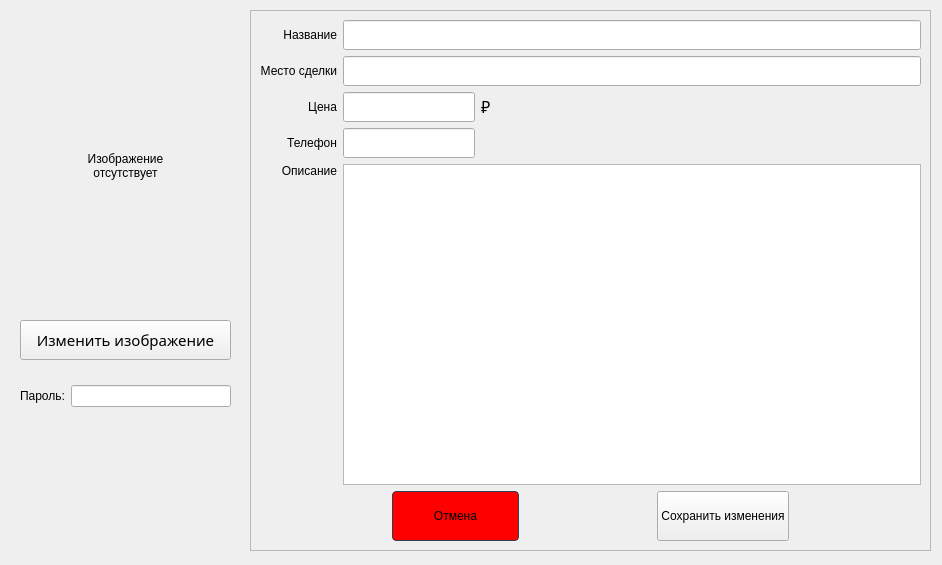
<?xml version="1.0" encoding="UTF-8"?>
<ui version="4.0">
 <class>EditRecord</class>
 <widget class="QWidget" name="EditRecord">
  <property name="geometry">
   <rect>
    <x>0</x>
    <y>0</y>
    <width>942</width>
    <height>565</height>
   </rect>
  </property>
  <property name="windowTitle">
   <string>Редактировать объявление</string>
  </property>
  <property name="windowIcon">
   <iconset resource="resources/resources.qrc">
    <normaloff>:/images/ico.png</normaloff>:/images/ico.png</iconset>
  </property>
  <widget class="QLabel" name="picture">
   <property name="geometry">
    <rect>
     <x>20</x>
     <y>20</y>
     <width>211</width>
     <height>291</height>
    </rect>
   </property>
   <property name="text">
    <string>Изображение
отсутствует</string>
   </property>
   <property name="alignment">
    <set>Qt::AlignCenter</set>
   </property>
  </widget>
  <widget class="QPushButton" name="uploadPicture">
   <property name="geometry">
    <rect>
     <x>20</x>
     <y>320</y>
     <width>211</width>
     <height>40</height>
    </rect>
   </property>
   <property name="font">
    <font>
     <family>Calibri Light</family>
     <pointsize>11</pointsize>
    </font>
   </property>
   <property name="text">
    <string>Изменить изображение</string>
   </property>
  </widget>
  <widget class="QScrollArea" name="scrollArea">
   <property name="geometry">
    <rect>
     <x>250</x>
     <y>10</y>
     <width>681</width>
     <height>541</height>
    </rect>
   </property>
   <property name="widgetResizable">
    <bool>true</bool>
   </property>
   <widget class="QWidget" name="scrollAreaWidgetContents">
    <property name="geometry">
     <rect>
      <x>0</x>
      <y>0</y>
      <width>679</width>
      <height>539</height>
     </rect>
    </property>
    <layout class="QVBoxLayout" name="verticalLayout">
     <item>
      <layout class="QVBoxLayout" name="verticalLayout_3">
       <item>
        <layout class="QGridLayout" name="gridLayout_2">
         <item row="2" column="1">
          <layout class="QHBoxLayout" name="horizontalLayout_4">
           <item>
            <widget class="QLineEdit" name="priceLineEdit">
             <property name="minimumSize">
              <size>
               <width>0</width>
               <height>26</height>
              </size>
             </property>
             <property name="font">
              <font>
               <family>Calibri Light</family>
               <pointsize>11</pointsize>
              </font>
             </property>
             <property name="toolTip">
              <string>&lt;html&gt;&lt;head/&gt;&lt;body&gt;&lt;p&gt;&lt;br/&gt;&lt;/p&gt;&lt;/body&gt;&lt;/html&gt;</string>
             </property>
             <property name="styleSheet">
              <string notr="true"/>
             </property>
             <property name="text">
              <string/>
             </property>
             <property name="alignment">
              <set>Qt::AlignLeading|Qt::AlignLeft|Qt::AlignVCenter</set>
             </property>
            </widget>
           </item>
           <item>
            <widget class="QLabel" name="label_7">
             <property name="minimumSize">
              <size>
               <width>440</width>
               <height>0</height>
              </size>
             </property>
             <property name="text">
              <string>&lt;html&gt;&lt;head/&gt;&lt;body&gt;&lt;p&gt;&lt;span style=&quot; font-size:12pt;&quot;&gt;₽&lt;/span&gt;&lt;/p&gt;&lt;/body&gt;&lt;/html&gt;</string>
             </property>
            </widget>
           </item>
          </layout>
         </item>
         <item row="4" column="1">
          <widget class="QTextEdit" name="descriptionTextEdit">
           <property name="font">
            <font>
             <family>Calibri Light</family>
             <pointsize>11</pointsize>
            </font>
           </property>
           <property name="lineWidth">
            <number>1</number>
           </property>
          </widget>
         </item>
         <item row="0" column="0">
          <widget class="QLabel" name="label">
           <property name="text">
            <string>Название</string>
           </property>
           <property name="alignment">
            <set>Qt::AlignRight|Qt::AlignTrailing|Qt::AlignVCenter</set>
           </property>
          </widget>
         </item>
         <item row="1" column="1">
          <layout class="QHBoxLayout" name="horizontalLayout">
           <item>
            <widget class="QLineEdit" name="placeLineEdit">
             <property name="minimumSize">
              <size>
               <width>0</width>
               <height>26</height>
              </size>
             </property>
             <property name="font">
              <font>
               <family>Calibri Light</family>
               <pointsize>11</pointsize>
              </font>
             </property>
            </widget>
           </item>
          </layout>
         </item>
         <item row="0" column="1">
          <widget class="QLineEdit" name="titleLineEdit">
           <property name="font">
            <font>
             <family>Calibri Light</family>
             <pointsize>11</pointsize>
            </font>
           </property>
          </widget>
         </item>
         <item row="4" column="0">
          <widget class="QLabel" name="label_4">
           <property name="text">
            <string>Описание</string>
           </property>
           <property name="alignment">
            <set>Qt::AlignRight|Qt::AlignTop|Qt::AlignTrailing</set>
           </property>
          </widget>
         </item>
         <item row="3" column="0">
          <widget class="QLabel" name="label_5">
           <property name="text">
            <string>Телефон</string>
           </property>
           <property name="alignment">
            <set>Qt::AlignRight|Qt::AlignTrailing|Qt::AlignVCenter</set>
           </property>
          </widget>
         </item>
         <item row="3" column="1">
          <layout class="QHBoxLayout" name="horizontalLayout_6">
           <item>
            <widget class="QLineEdit" name="telephoneLineEdit">
             <property name="sizePolicy">
              <sizepolicy hsizetype="Expanding" vsizetype="Fixed">
               <horstretch>0</horstretch>
               <verstretch>0</verstretch>
              </sizepolicy>
             </property>
             <property name="minimumSize">
              <size>
               <width>0</width>
               <height>26</height>
              </size>
             </property>
             <property name="font">
              <font>
               <family>Calibri Light</family>
               <pointsize>11</pointsize>
              </font>
             </property>
             <property name="text">
              <string/>
             </property>
            </widget>
           </item>
           <item>
            <widget class="QLabel" name="label_8">
             <property name="minimumSize">
              <size>
               <width>440</width>
               <height>0</height>
              </size>
             </property>
             <property name="text">
              <string/>
             </property>
            </widget>
           </item>
          </layout>
         </item>
         <item row="2" column="0">
          <widget class="QLabel" name="label_3">
           <property name="text">
            <string>Цена</string>
           </property>
           <property name="alignment">
            <set>Qt::AlignRight|Qt::AlignTrailing|Qt::AlignVCenter</set>
           </property>
          </widget>
         </item>
         <item row="1" column="0">
          <widget class="QLabel" name="label_2">
           <property name="text">
            <string>Место сделки</string>
           </property>
           <property name="alignment">
            <set>Qt::AlignRight|Qt::AlignTrailing|Qt::AlignVCenter</set>
           </property>
          </widget>
         </item>
        </layout>
       </item>
       <item>
        <layout class="QHBoxLayout" name="horizontalLayout_3">
         <item>
          <widget class="QLabel" name="label_22">
           <property name="text">
            <string/>
           </property>
          </widget>
         </item>
         <item>
          <widget class="QPushButton" name="CancelButton">
           <property name="sizePolicy">
            <sizepolicy hsizetype="Minimum" vsizetype="Fixed">
             <horstretch>0</horstretch>
             <verstretch>0</verstretch>
            </sizepolicy>
           </property>
           <property name="styleSheet">
            <string notr="true">QPushButton {
  background-color: #FF0000;
  border: 1px solid #32414B;
  color: #000000;
  border-radius: 4px;
  padding: 3px;
  outline: none;
  /* Issue #194 - Special case of QPushButton inside dialogs, for better UI */
  min-width: 80px;
}

QPushButton:disabled {
  background-color: #32414B;
  border: 1px solid #32414B;
  color: #787878;
  border-radius: 4px;
  padding: 3px;
}

QPushButton:checked {
  background-color: #32414B;
  border: 1px solid #32414B;
  border-radius: 4px;
  padding: 3px;
  outline: none;
}

QPushButton:checked:disabled {
  background-color: #19232D;
  border: 1px solid #32414B;
  color: #787878;
  border-radius: 4px;
  padding: 3px;
  outline: none;
}

QPushButton:checked:selected {
  background: #1464A0;
  color: #32414B;
}

QPushButton::menu-indicator {
  subcontrol-origin: padding;
  subcontrol-position: bottom right;
  bottom: 4px;
}

QPushButton:pressed {
  background-color: #FFFFFF;
  border: 1px solid #19232D;
}

QPushButton:pressed:hover {
  border: 1px solid #148CD2;
}

QPushButton:hover {
  border: 1px solid #148CD2;
  color: #F0F0F0;
}

QPushButton:selected {
  background: #1464A0;
  color: #32414B;
}

QPushButton:hover {
  border: 3px solid #148CD2;
  color: #00116B;
}

QPushButton:focus {
  border: 1px solid #1464A0;
}
</string>
           </property>
           <property name="text">
            <string>
Отмена
</string>
           </property>
          </widget>
         </item>
         <item>
          <widget class="QLabel" name="label_21">
           <property name="text">
            <string/>
           </property>
          </widget>
         </item>
         <item>
          <widget class="QPushButton" name="SaveButton">
           <property name="styleSheet">
            <string notr="true">QPushButton {
  background-color: #0BDA51;
  border: 1px solid #32414B;
  color: #000000;
  border-radius: 4px;
  padding: 3px;
  outline: none;
  /* Issue #194 - Special case of QPushButton inside dialogs, for better UI */
  min-width: 80px;
}

QPushButton:disabled {
  background-color: #32414B;
  border: 1px solid #32414B;
  color: #787878;
  border-radius: 4px;
  padding: 3px;
}

QPushButton:checked {
  background-color: #32414B;
  border: 1px solid #32414B;
  border-radius: 4px;
  padding: 3px;
  outline: none;
}

QPushButton:checked:disabled {
  background-color: #19232D;
  border: 1px solid #32414B;
  color: #787878;
  border-radius: 4px;
  padding: 3px;
  outline: none;
}

QPushButton:checked:selected {
  background: #1464A0;
  color: #32414B;
}

QPushButton::menu-indicator {
  subcontrol-origin: padding;
  subcontrol-position: bottom right;
  bottom: 4px;
}

QPushButton:pressed {
  background-color: #FFFFFF;
  border: 1px solid #19232D;
}

QPushButton:pressed:hover {
  border: 1px solid #148CD2;
}

QPushButton:hover {
  border: 1px solid #148CD2;
  color: #F0F0F0;
}

QPushButton:selected {
  background: #1464A0;
  color: #32414B;
}

QPushButton:hover {
  border: 3px solid #148CD2;
  color: #00116B;
}

QPushButton:focus {
  border: 1px solid #1464A0;
}
QQ</string>
           </property>
           <property name="text">
            <string>
Сохранить изменения
</string>
           </property>
          </widget>
         </item>
         <item>
          <widget class="QLabel" name="label_23">
           <property name="text">
            <string/>
           </property>
          </widget>
         </item>
        </layout>
       </item>
      </layout>
     </item>
    </layout>
   </widget>
  </widget>
  <widget class="QWidget" name="horizontalLayoutWidget">
   <property name="geometry">
    <rect>
     <x>20</x>
     <y>380</y>
     <width>211</width>
     <height>32</height>
    </rect>
   </property>
   <layout class="QHBoxLayout" name="horizontalLayout_2">
    <item>
     <widget class="QLabel" name="label_9">
      <property name="text">
       <string>Пароль:</string>
      </property>
     </widget>
    </item>
    <item>
     <widget class="QLineEdit" name="passwordLineEdit"/>
    </item>
   </layout>
  </widget>
 </widget>
 <resources>
  <include location="resources/resources.qrc"/>
 </resources>
 <connections/>
</ui>
